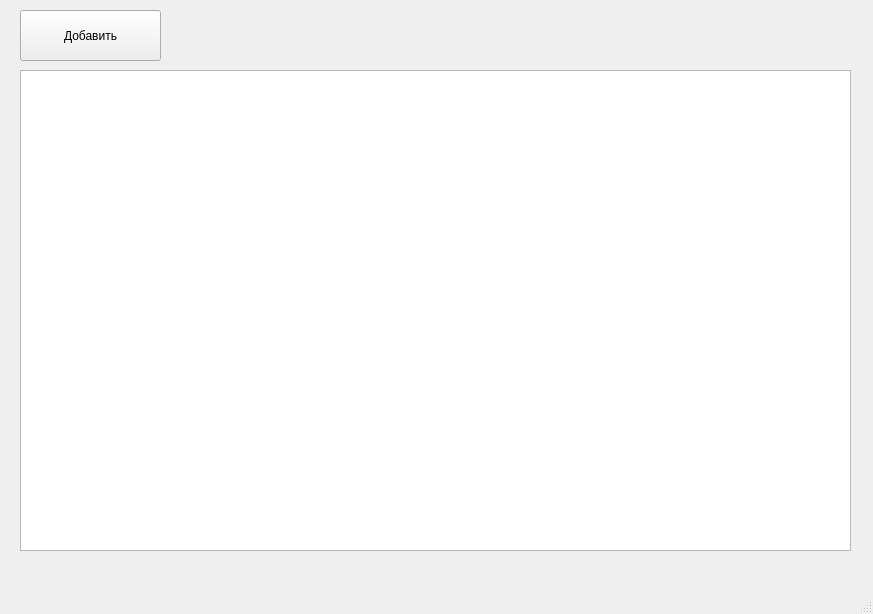
<?xml version="1.0" encoding="UTF-8"?>
<ui version="4.0">
 <class>MainWindow</class>
 <widget class="QMainWindow" name="MainWindow">
  <property name="geometry">
   <rect>
    <x>0</x>
    <y>0</y>
    <width>873</width>
    <height>614</height>
   </rect>
  </property>
  <property name="windowTitle">
   <string>MainWindow</string>
  </property>
  <widget class="QWidget" name="centralwidget">
   <widget class="QPushButton" name="btn">
    <property name="geometry">
     <rect>
      <x>20</x>
      <y>10</y>
      <width>141</width>
      <height>51</height>
     </rect>
    </property>
    <property name="text">
     <string>Добавить</string>
    </property>
   </widget>
   <widget class="QTableWidget" name="table">
    <property name="geometry">
     <rect>
      <x>20</x>
      <y>70</y>
      <width>831</width>
      <height>481</height>
     </rect>
    </property>
   </widget>
  </widget>
  <widget class="QMenuBar" name="menubar">
   <property name="geometry">
    <rect>
     <x>0</x>
     <y>0</y>
     <width>873</width>
     <height>26</height>
    </rect>
   </property>
  </widget>
  <widget class="QStatusBar" name="statusbar"/>
 </widget>
 <resources/>
 <connections/>
</ui>
